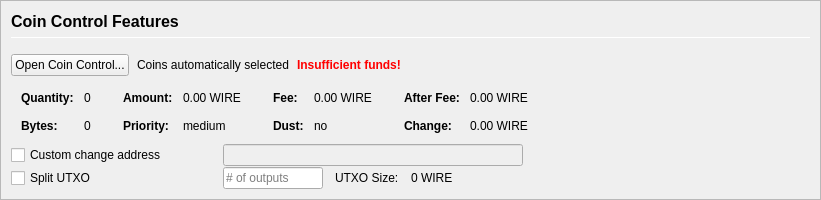
         <widget class="QFrame" name="frameCoinControl">
          <property name="sizePolicy">
           <sizepolicy hsizetype="Expanding" vsizetype="Expanding">
            <horstretch>0</horstretch>
            <verstretch>0</verstretch>
           </sizepolicy>
          </property>
          <property name="maximumSize">
           <size>
            <width>16777215</width>
            <height>16777215</height>
           </size>
          </property>
          <property name="frameShape">
           <enum>QFrame::StyledPanel</enum>
          </property>
          <property name="frameShadow">
           <enum>QFrame::Sunken</enum>
          </property>
          <layout class="QVBoxLayout" name="verticalLayoutCoinControl2">
           <property name="spacing">
            <number>0</number>
           </property>
           <property name="leftMargin">
            <number>0</number>
           </property>
           <property name="topMargin">
            <number>0</number>
           </property>
           <property name="rightMargin">
            <number>0</number>
           </property>
           <property name="bottomMargin">
            <number>0</number>
           </property>
           <item>
            <widget class="QFrame" name="frameCoinControl_BG">
             <layout class="QVBoxLayout" name="verticalLayoutCoinControl" stretch="0,0,0,0,0,0">
              <property name="spacing">
               <number>1</number>
              </property>
              <property name="leftMargin">
               <number>10</number>
              </property>
              <property name="topMargin">
               <number>10</number>
              </property>
              <item>
               <layout class="QHBoxLayout" name="horizontalLayoutCoinControl1">
                <property name="bottomMargin">
                 <number>15</number>
                </property>
                <item>
                 <layout class="QVBoxLayout" name="verticalLayout_3">
                  <property name="spacing">
                   <number>6</number>
                  </property>
                  <item>
                   <widget class="QLabel" name="labelCoinControlFeatures">
                    <property name="sizePolicy">
                     <sizepolicy hsizetype="Preferred" vsizetype="Maximum">
                      <horstretch>0</horstretch>
                      <verstretch>0</verstretch>
                     </sizepolicy>
                    </property>
                    <property name="minimumSize">
                     <size>
                      <width>0</width>
                      <height>20</height>
                     </size>
                    </property>
                    <property name="font">
                     <font>
                      <pointsize>12</pointsize>
                      <weight>75</weight>
                      <bold>true</bold>
                     </font>
                    </property>
                    <property name="styleSheet">
                     <string notr="true">font-weight:bold;</string>
                    </property>
                    <property name="text">
                     <string>Coin Control Features</string>
                    </property>
                   </widget>
                  </item>
                  <item>
                   <widget class="Line" name="line">
                    <property name="minimumSize">
                     <size>
                      <width>0</width>
                      <height>1</height>
                     </size>
                    </property>
                    <property name="maximumSize">
                     <size>
                      <width>16777215</width>
                      <height>1</height>
                     </size>
                    </property>
                    <property name="orientation">
                     <enum>Qt::Horizontal</enum>
                    </property>
                   </widget>
                  </item>
                 </layout>
                </item>
               </layout>
              </item>
              <item>
               <layout class="QHBoxLayout" name="horizontalLayoutCoinControl2" stretch="0,0,0,0">
                <property name="spacing">
                 <number>8</number>
                </property>
                <property name="bottomMargin">
                 <number>10</number>
                </property>
                <item>
                 <widget class="QPushButton" name="pushButtonCoinControl">
                  <property name="styleSheet">
                   <string notr="true"/>
                  </property>
                  <property name="text">
                   <string>Open Coin Control...</string>
                  </property>
                  <property name="autoDefault">
                   <bool>false</bool>
                  </property>
                 </widget>
                </item>
                <item>
                 <widget class="QLabel" name="labelCoinControlAutomaticallySelected">
                  <property name="text">
                   <string>Coins automatically selected</string>
                  </property>
                  <property name="margin">
                   <number>5</number>
                  </property>
                 </widget>
                </item>
                <item>
                 <widget class="QLabel" name="labelCoinControlInsuffFunds">
                  <property name="font">
                   <font>
                    <weight>75</weight>
                    <bold>true</bold>
                   </font>
                  </property>
                  <property name="styleSheet">
                   <string notr="true">color:red;font-weight:bold;</string>
                  </property>
                  <property name="text">
                   <string>Insufficient funds!</string>
                  </property>
                  <property name="margin">
                   <number>5</number>
                  </property>
                 </widget>
                </item>
                <item>
                 <spacer name="horizontalSpacerCoinControl">
                  <property name="orientation">
                   <enum>Qt::Horizontal</enum>
                  </property>
                  <property name="sizeHint" stdset="0">
                   <size>
                    <width>40</width>
                    <height>1</height>
                   </size>
                  </property>
                 </spacer>
                </item>
               </layout>
              </item>
              <item>
               <widget class="QWidget" name="widgetCoinControl" native="true">
                <property name="sizePolicy">
                 <sizepolicy hsizetype="Preferred" vsizetype="Preferred">
                  <horstretch>0</horstretch>
                  <verstretch>0</verstretch>
                 </sizepolicy>
                </property>
                <property name="minimumSize">
                 <size>
                  <width>0</width>
                  <height>0</height>
                 </size>
                </property>
                <property name="styleSheet">
                 <string notr="true"/>
                </property>
                <layout class="QHBoxLayout" name="horizontalLayoutCoinControl5">
                 <property name="leftMargin">
                  <number>0</number>
                 </property>
                 <property name="topMargin">
                  <number>0</number>
                 </property>
                 <property name="rightMargin">
                  <number>0</number>
                 </property>
                 <property name="bottomMargin">
                  <number>0</number>
                 </property>
                 <item>
                  <layout class="QHBoxLayout" name="horizontalLayoutCoinControl3" stretch="0,0,0,1">
                   <property name="spacing">
                    <number>20</number>
                   </property>
                   <property name="topMargin">
                    <number>0</number>
                   </property>
                   <property name="bottomMargin">
                    <number>10</number>
                   </property>
                   <item>
                    <layout class="QFormLayout" name="formLayoutCoinControl1">
                     <property name="horizontalSpacing">
                      <number>10</number>
                     </property>
                     <property name="verticalSpacing">
                      <number>14</number>
                     </property>
                     <property name="leftMargin">
                      <number>10</number>
                     </property>
                     <property name="topMargin">
                      <number>4</number>
                     </property>
                     <property name="rightMargin">
                      <number>6</number>
                     </property>
                     <item row="0" column="0">
                      <widget class="QLabel" name="labelCoinControlQuantityText">
                       <property name="font">
                        <font>
                         <weight>75</weight>
                         <bold>true</bold>
                        </font>
                       </property>
                       <property name="text">
                        <string>Quantity:</string>
                       </property>
                       <property name="margin">
                        <number>0</number>
                       </property>
                      </widget>
                     </item>
                     <item row="0" column="1">
                      <widget class="QLabel" name="labelCoinControlQuantity">
                       <property name="cursor">
                        <cursorShape>IBeamCursor</cursorShape>
                       </property>
                       <property name="contextMenuPolicy">
                        <enum>Qt::ActionsContextMenu</enum>
                       </property>
                       <property name="text">
                        <string notr="true">0</string>
                       </property>
                       <property name="margin">
                        <number>0</number>
                       </property>
                       <property name="textInteractionFlags">
                        <set>Qt::LinksAccessibleByMouse|Qt::TextSelectableByKeyboard|Qt::TextSelectableByMouse</set>
                       </property>
                      </widget>
                     </item>
                     <item row="1" column="0">
                      <widget class="QLabel" name="labelCoinControlBytesText">
                       <property name="font">
                        <font>
                         <weight>75</weight>
                         <bold>true</bold>
                        </font>
                       </property>
                       <property name="text">
                        <string>Bytes:</string>
                       </property>
                      </widget>
                     </item>
                     <item row="1" column="1">
                      <widget class="QLabel" name="labelCoinControlBytes">
                       <property name="cursor">
                        <cursorShape>IBeamCursor</cursorShape>
                       </property>
                       <property name="contextMenuPolicy">
                        <enum>Qt::ActionsContextMenu</enum>
                       </property>
                       <property name="text">
                        <string notr="true">0</string>
                       </property>
                       <property name="textInteractionFlags">
                        <set>Qt::LinksAccessibleByMouse|Qt::TextSelectableByKeyboard|Qt::TextSelectableByMouse</set>
                       </property>
                      </widget>
                     </item>
                    </layout>
                   </item>
                   <item>
                    <layout class="QFormLayout" name="formLayoutCoinControl2">
                     <property name="horizontalSpacing">
                      <number>10</number>
                     </property>
                     <property name="verticalSpacing">
                      <number>14</number>
                     </property>
                     <property name="leftMargin">
                      <number>6</number>
                     </property>
                     <property name="topMargin">
                      <number>4</number>
                     </property>
                     <property name="rightMargin">
                      <number>6</number>
                     </property>
                     <item row="0" column="0">
                      <widget class="QLabel" name="labelCoinControlAmountText">
                       <property name="font">
                        <font>
                         <weight>75</weight>
                         <bold>true</bold>
                        </font>
                       </property>
                       <property name="text">
                        <string>Amount:</string>
                       </property>
                       <property name="margin">
                        <number>0</number>
                       </property>
                      </widget>
                     </item>
                     <item row="0" column="1">
                      <widget class="QLabel" name="labelCoinControlAmount">
                       <property name="cursor">
                        <cursorShape>IBeamCursor</cursorShape>
                       </property>
                       <property name="contextMenuPolicy">
                        <enum>Qt::ActionsContextMenu</enum>
                       </property>
                       <property name="text">
                        <string notr="true">0.00 WIRE</string>
                       </property>
                       <property name="textInteractionFlags">
                        <set>Qt::LinksAccessibleByMouse|Qt::TextSelectableByKeyboard|Qt::TextSelectableByMouse</set>
                       </property>
                      </widget>
                     </item>
                     <item row="1" column="0">
                      <widget class="QLabel" name="labelCoinControlPriorityText">
                       <property name="font">
                        <font>
                         <weight>75</weight>
                         <bold>true</bold>
                        </font>
                       </property>
                       <property name="text">
                        <string>Priority:</string>
                       </property>
                      </widget>
                     </item>
                     <item row="1" column="1">
                      <widget class="QLabel" name="labelCoinControlPriority">
                       <property name="cursor">
                        <cursorShape>IBeamCursor</cursorShape>
                       </property>
                       <property name="contextMenuPolicy">
                        <enum>Qt::ActionsContextMenu</enum>
                       </property>
                       <property name="text">
                        <string>medium</string>
                       </property>
                       <property name="textInteractionFlags">
                        <set>Qt::LinksAccessibleByMouse|Qt::TextSelectableByKeyboard|Qt::TextSelectableByMouse</set>
                       </property>
                      </widget>
                     </item>
                    </layout>
                   </item>
                   <item>
                    <layout class="QFormLayout" name="formLayoutCoinControl3">
                     <property name="horizontalSpacing">
                      <number>10</number>
                     </property>
                     <property name="verticalSpacing">
                      <number>14</number>
                     </property>
                     <property name="leftMargin">
                      <number>6</number>
                     </property>
                     <property name="topMargin">
                      <number>4</number>
                     </property>
                     <property name="rightMargin">
                      <number>6</number>
                     </property>
                     <item row="0" column="0">
                      <widget class="QLabel" name="labelCoinControlFeeText">
                       <property name="font">
                        <font>
                         <weight>75</weight>
                         <bold>true</bold>
                        </font>
                       </property>
                       <property name="text">
                        <string>Fee:</string>
                       </property>
                       <property name="margin">
                        <number>0</number>
                       </property>
                      </widget>
                     </item>
                     <item row="0" column="1">
                      <widget class="QLabel" name="labelCoinControlFee">
                       <property name="cursor">
                        <cursorShape>IBeamCursor</cursorShape>
                       </property>
                       <property name="contextMenuPolicy">
                        <enum>Qt::ActionsContextMenu</enum>
                       </property>
                       <property name="text">
                        <string notr="true">0.00 WIRE</string>
                       </property>
                       <property name="textInteractionFlags">
                        <set>Qt::LinksAccessibleByMouse|Qt::TextSelectableByKeyboard|Qt::TextSelectableByMouse</set>
                       </property>
                      </widget>
                     </item>
                     <item row="1" column="0">
                      <widget class="QLabel" name="labelCoinControlLowOutputText">
                       <property name="font">
                        <font>
                         <weight>75</weight>
                         <bold>true</bold>
                        </font>
                       </property>
                       <property name="text">
                        <string>Dust:</string>
                       </property>
                      </widget>
                     </item>
                     <item row="1" column="1">
                      <widget class="QLabel" name="labelCoinControlLowOutput">
                       <property name="cursor">
                        <cursorShape>IBeamCursor</cursorShape>
                       </property>
                       <property name="contextMenuPolicy">
                        <enum>Qt::ActionsContextMenu</enum>
                       </property>
                       <property name="text">
                        <string>no</string>
                       </property>
                       <property name="textInteractionFlags">
                        <set>Qt::LinksAccessibleByMouse|Qt::TextSelectableByKeyboard|Qt::TextSelectableByMouse</set>
                       </property>
                      </widget>
                     </item>
                    </layout>
                   </item>
                   <item>
                    <layout class="QFormLayout" name="formLayoutCoinControl4">
                     <property name="horizontalSpacing">
                      <number>10</number>
                     </property>
                     <property name="verticalSpacing">
                      <number>14</number>
                     </property>
                     <property name="leftMargin">
                      <number>6</number>
                     </property>
                     <property name="topMargin">
                      <number>4</number>
                     </property>
                     <property name="rightMargin">
                      <number>6</number>
                     </property>
                     <item row="0" column="0">
                      <widget class="QLabel" name="labelCoinControlAfterFeeText">
                       <property name="font">
                        <font>
                         <weight>75</weight>
                         <bold>true</bold>
                        </font>
                       </property>
                       <property name="text">
                        <string>After Fee:</string>
                       </property>
                       <property name="margin">
                        <number>0</number>
                       </property>
                      </widget>
                     </item>
                     <item row="0" column="1">
                      <widget class="QLabel" name="labelCoinControlAfterFee">
                       <property name="cursor">
                        <cursorShape>IBeamCursor</cursorShape>
                       </property>
                       <property name="contextMenuPolicy">
                        <enum>Qt::ActionsContextMenu</enum>
                       </property>
                       <property name="text">
                        <string notr="true">0.00 WIRE</string>
                       </property>
                       <property name="textInteractionFlags">
                        <set>Qt::LinksAccessibleByMouse|Qt::TextSelectableByKeyboard|Qt::TextSelectableByMouse</set>
                       </property>
                      </widget>
                     </item>
                     <item row="1" column="0">
                      <widget class="QLabel" name="labelCoinControlChangeText">
                       <property name="font">
                        <font>
                         <weight>75</weight>
                         <bold>true</bold>
                        </font>
                       </property>
                       <property name="text">
                        <string>Change:</string>
                       </property>
                      </widget>
                     </item>
                     <item row="1" column="1">
                      <widget class="QLabel" name="labelCoinControlChange">
                       <property name="cursor">
                        <cursorShape>IBeamCursor</cursorShape>
                       </property>
                       <property name="contextMenuPolicy">
                        <enum>Qt::ActionsContextMenu</enum>
                       </property>
                       <property name="text">
                        <string notr="true">0.00 WIRE</string>
                       </property>
                       <property name="textInteractionFlags">
                        <set>Qt::LinksAccessibleByMouse|Qt::TextSelectableByKeyboard|Qt::TextSelectableByMouse</set>
                       </property>
                      </widget>
                     </item>
                    </layout>
                   </item>
                  </layout>
                 </item>
                </layout>
               </widget>
              </item>
              <item>
               <layout class="QHBoxLayout" name="horizontalLayoutCoinControl4">
                <property name="spacing">
                 <number>12</number>
                </property>
                <property name="sizeConstraint">
                 <enum>QLayout::SetDefaultConstraint</enum>
                </property>
                <property name="topMargin">
                 <number>0</number>
                </property>
                <property name="rightMargin">
                 <number>0</number>
                </property>
                <item>
                 <widget class="QCheckBox" name="checkBoxCoinControlChange">
                  <property name="sizePolicy">
                   <sizepolicy hsizetype="Preferred" vsizetype="Preferred">
                    <horstretch>0</horstretch>
                    <verstretch>0</verstretch>
                   </sizepolicy>
                  </property>
                  <property name="minimumSize">
                   <size>
                    <width>200</width>
                    <height>0</height>
                   </size>
                  </property>
                  <property name="maximumSize">
                   <size>
                    <width>200</width>
                    <height>16777215</height>
                   </size>
                  </property>
                  <property name="toolTip">
                   <string>If this is activated, but the change address is empty or invalid, change will be sent to a newly generated address.</string>
                  </property>
                  <property name="text">
                   <string>Custom change address</string>
                  </property>
                 </widget>
                </item>
                <item>
                 <widget class="QValidatedLineEdit" name="lineEditCoinControlChange">
                  <property name="enabled">
                   <bool>false</bool>
                  </property>
                  <property name="sizePolicy">
                   <sizepolicy hsizetype="Preferred" vsizetype="Preferred">
                    <horstretch>0</horstretch>
                    <verstretch>0</verstretch>
                   </sizepolicy>
                  </property>
                  <property name="minimumSize">
                   <size>
                    <width>300</width>
                    <height>0</height>
                   </size>
                  </property>
                 </widget>
                </item>
                <item>
                 <widget class="QLabel" name="labelCoinControlChangeLabel">
                  <property name="sizePolicy">
                   <sizepolicy hsizetype="Preferred" vsizetype="Preferred">
                    <horstretch>0</horstretch>
                    <verstretch>0</verstretch>
                   </sizepolicy>
                  </property>
                  <property name="minimumSize">
                   <size>
                    <width>100</width>
                    <height>0</height>
                   </size>
                  </property>
                  <property name="text">
                   <string/>
                  </property>
                  <property name="margin">
                   <number>3</number>
                  </property>
                 </widget>
                </item>
               </layout>
              </item>
              <item>
               <layout class="QHBoxLayout" name="horizontalLayoutCoinControl6">
                <property name="spacing">
                 <number>12</number>
                </property>
                <property name="rightMargin">
                 <number>0</number>
                </property>
                <item>
                 <widget class="QCheckBox" name="splitBlockCheckBox">
                  <property name="sizePolicy">
                   <sizepolicy hsizetype="Preferred" vsizetype="Preferred">
                    <horstretch>0</horstretch>
                    <verstretch>0</verstretch>
                   </sizepolicy>
                  </property>
                  <property name="minimumSize">
                   <size>
                    <width>200</width>
                    <height>0</height>
                   </size>
                  </property>
                  <property name="maximumSize">
                   <size>
                    <width>200</width>
                    <height>16777215</height>
                   </size>
                  </property>
                  <property name="text">
                   <string>Split UTXO</string>
                  </property>
                 </widget>
                </item>
                <item>
                 <widget class="QLineEdit" name="splitBlockLineEdit">
                  <property name="sizePolicy">
                   <sizepolicy hsizetype="Preferred" vsizetype="Preferred">
                    <horstretch>50</horstretch>
                    <verstretch>0</verstretch>
                   </sizepolicy>
                  </property>
                  <property name="minimumSize">
                   <size>
                    <width>100</width>
                    <height>0</height>
                   </size>
                  </property>
                  <property name="maximumSize">
                   <size>
                    <width>100</width>
                    <height>16777215</height>
                   </size>
                  </property>
                  <property name="placeholderText">
                   <string># of outputs</string>
                  </property>
                 </widget>
                </item>
                <item>
                 <widget class="QLabel" name="labelBlockSizeText">
                  <property name="text">
                   <string>UTXO Size:</string>
                  </property>
                 </widget>
                </item>
                <item>
                 <widget class="QLabel" name="labelBlockSize">
                  <property name="text">
                   <string>0 WIRE</string>
                  </property>
                 </widget>
                </item>
                <item>
                 <spacer name="horizontalSpacer_7">
                  <property name="orientation">
                   <enum>Qt::Horizontal</enum>
                  </property>
                  <property name="sizeHint" stdset="0">
                   <size>
                    <width>40</width>
                    <height>20</height>
                   </size>
                  </property>
                 </spacer>
                </item>
               </layout>
              </item>
              <item>
               <spacer name="verticalSpacerCoinControl">
                <property name="orientation">
                 <enum>Qt::Vertical</enum>
                </property>
                <property name="sizeHint" stdset="0">
                 <size>
                  <width>800</width>
                  <height>1</height>
                 </size>
                </property>
               </spacer>
              </item>
             </layout>
            </widget>
           </item>
          </layout>
         </widget>
